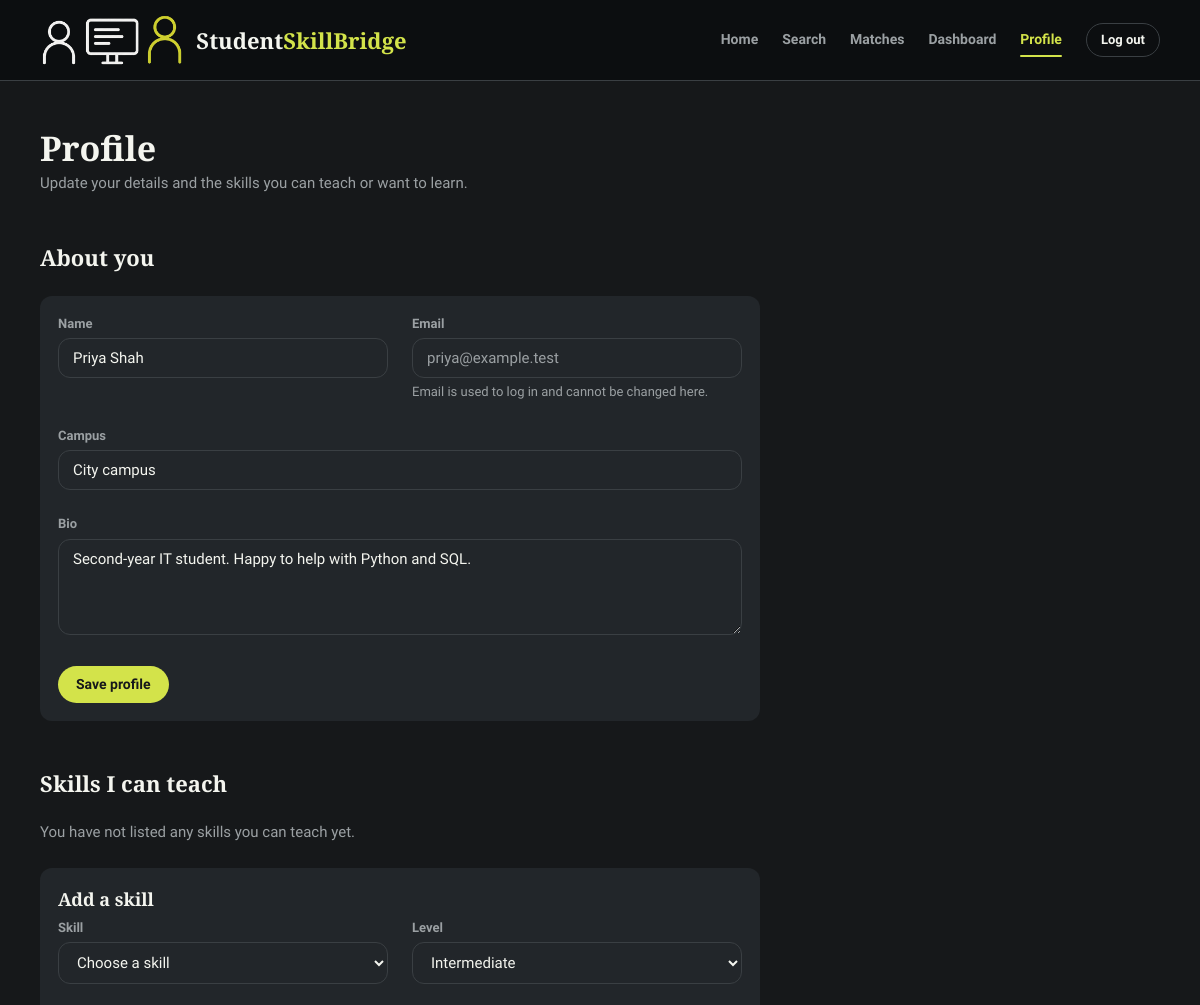
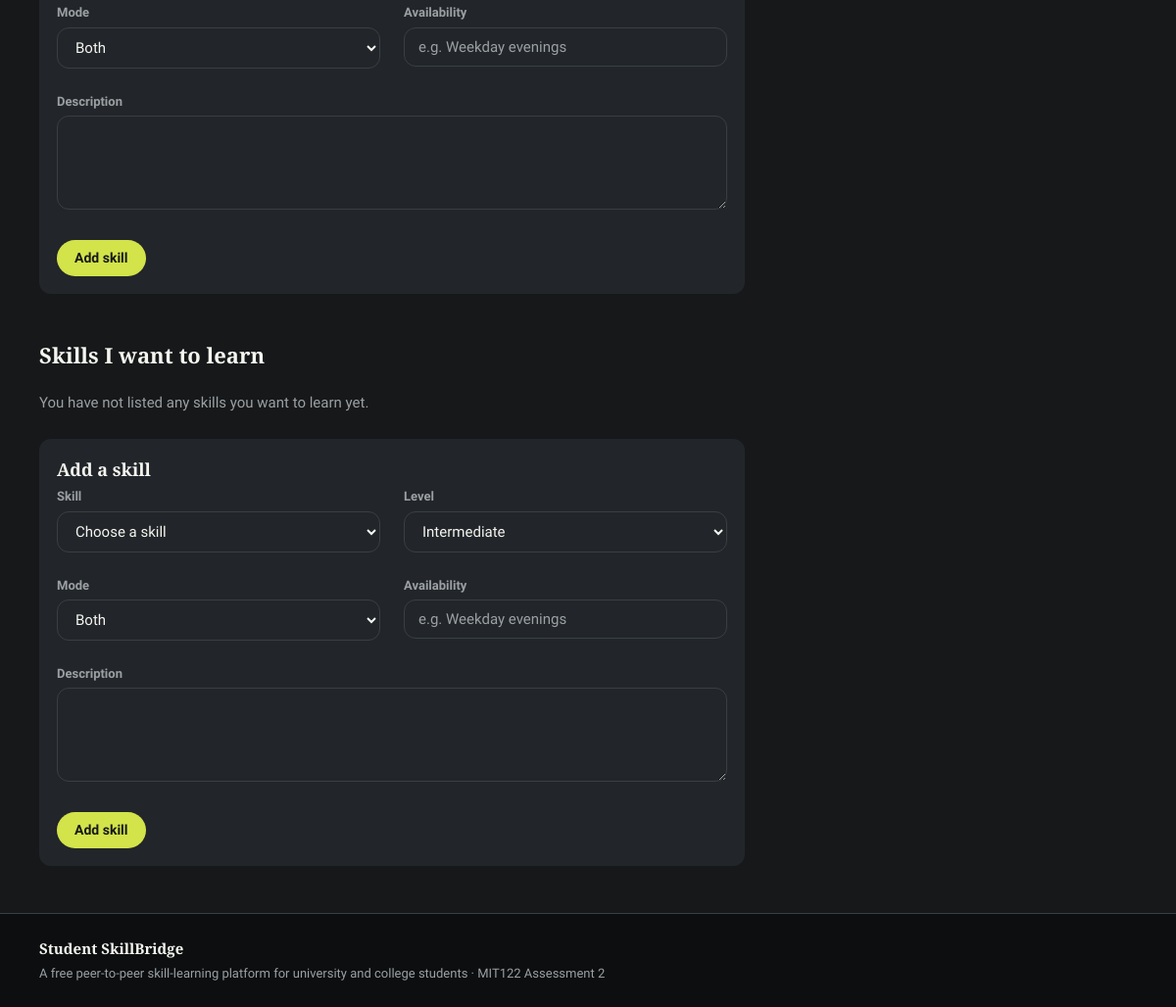
Screenshot of /pages/profile.php (signed in) with the database file from the repository (2 pictures, top to bottom).
### tables this page shows
CREATE TABLE users (
    user_id         INT UNSIGNED AUTO_INCREMENT PRIMARY KEY,
    name            VARCHAR(100) NOT NULL,
    email           VARCHAR(150) NOT NULL,
    password_hash   VARCHAR(255) NOT NULL,
    role            ENUM('student', 'admin') NOT NULL DEFAULT 'student',
    bio             TEXT NULL,
    campus          VARCHAR(100) NULL,
    status          ENUM('active', 'suspended') NOT NULL DEFAULT 'active',
    created_at      TIMESTAMP NOT NULL DEFAULT CURRENT_TIMESTAMP,
    updated_at      TIMESTAMP NOT NULL DEFAULT CURRENT_TIMESTAMP
                        ON UPDATE CURRENT_TIMESTAMP,
    UNIQUE KEY uq_users_email (email)
);

### includes/functions.php (the view, shortened to what this page needs)
<?php
function e(?string $value): string
{
    return htmlspecialchars($value ?? '', ENT_QUOTES, 'UTF-8');
}
function enum_label(string $value): string
{
    return match ($value) {
        'in_person'    => 'In person',
        'career_study' => 'Career / study',
        default        => ucfirst(str_replace('_', ' ', $value)),
    };
}
function enum_select_options(array $allowed, string $selected): void
{
    foreach ($allowed as $value) {
        $sel = $value === $selected ? ' selected' : '';
        echo '<option value="' . e($value) . '"' . $sel . '>' . e(enum_label($value)) . '</option>';
    }
}
function skill_optgroup_options(array $catalogue, array $excludeIds, string $selectedId): void
{
    echo '<option value="">Choose a skill</option>';
}

### pages/profile.php (shortened to what this page needs)
<?php
require_once __DIR__ . '/../includes/db.php';
$userId = current_user_id();
$errors = [];
$action = '';
$loadUser = $pdo->prepare(
    'SELECT user_id, name, email, bio, campus, status
     FROM users
     WHERE user_id = :user_id
     LIMIT 1'
);
$loadUser->execute(['user_id' => $userId]);
$user = $loadUser->fetch();
$name    = $user['name'];
$email   = $user['email'];
$bio     = $user['bio'] ?? '';
$campus  = $user['campus'] ?? '';
$skillDefaults = [
    'skill_id'     => '',
    'level'        => 'intermediate',
    'mode'         => 'both',
    'availability' => '',
    'description'  => '',
];
$addOffer = $skillDefaults;
$addWant  = $skillDefaults;
$catalogue = $pdo->query(
    'SELECT skill_id, name, category FROM skills ORDER BY category, name'
)->fetchAll();
$offers = [];
$wants  = [];
$offerIds = array_map(static fn($row) => (int) $row['skill_id'], $offers);
$wantIds  = array_map(static fn($row) => (int) $row['skill_id'], $wants);
$editing = null;
require_once __DIR__ . '/../includes/header.php';
$skillForm = static function (
    string $formAction,
    string $type,
    array $values,
    array $errors,
    array $catalogue,
    array $excludeIds,
    ?int $userSkillId
) use ($action): void {
    $prefix = $userSkillId ? 'edit' : 'add-' . $type;
    $isThisForm = ($formAction === 'add_skill' && $action === 'add_skill' && (($_POST['type'] ?? '') === $type))
        || ($formAction === 'update_skill' && $action === 'update_skill');
    $showErrors = $isThisForm && $errors !== [];
    ?>
    <form method="post" action="/pages/profile.php" novalidate>
        <div class="form-grid form-grid--2">
            <div class="field">
                <label for="<?= e($prefix) ?>-skill">Skill</label>
                <select
                    id="<?= e($prefix) ?>-skill"
                    name="skill_id"
                    aria-required="true"
                    aria-invalid="<?= $showErrors && isset($errors['skill_id']) ? 'true' : 'false' ?>"
                >
                    <?php skill_optgroup_options($catalogue, $excludeIds, (string) $values['skill_id']); ?>
                </select>
            </div>
            <div class="field">
                <label for="<?= e($prefix) ?>-level">Level</label>
                <select id="<?= e($prefix) ?>-level" name="level">
                    <?php enum_select_options(allowed_skill_levels(), (string) $values['level']); ?>
                </select>
            </div>
            <div class="field">
                <label for="<?= e($prefix) ?>-mode">Mode</label>
                <select id="<?= e($prefix) ?>-mode" name="mode">
                </select>
            </div>
            <div class="field">
                <label for="<?= e($prefix) ?>-availability">Availability</label>
                <input
                    type="text"
                    id="<?= e($prefix) ?>-availability"
                    name="availability"
                    maxlength="255"
                    value="<?= e((string) $values['availability']) ?>"
                    placeholder="e.g. Weekday evenings"
                >
            </div>
        </div>
        <div class="field">
            <label for="<?= e($prefix) ?>-description">Description</label>
            <textarea
                id="<?= e($prefix) ?>-description"
                name="description"
                maxlength="1000"
                rows="3"
            ><?= e((string) $values['description']) ?></textarea>
        </div>
        <div class="btn-row">
            <button type="submit" class="btn btn--primary">
                <?= $userSkillId ? 'Save changes' : 'Add skill' ?>
            </button>
        </div>
    </form>
    <?php
};
?>
<div class="profile">
    <header class="page-header">
        <h1 class="headline-lg">Profile</h1>
        <p class="body-md page-header__lede">Update your details and the skills you can teach or want to learn.</p>
    </header>
    <section class="section" aria-labelledby="about-heading">
        <h2 id="about-heading" class="headline-md">About you</h2>
        <div class="card">
            <form method="post" action="/pages/profile.php" novalidate>
                <div class="form-grid form-grid--2">
                    <div class="field">
                        <label for="name">Name</label>
                        <input
                            type="text"
                            id="name"
                            name="name"
                            value="<?= e($name) ?>"
                            maxlength="100"
                            autocomplete="name"
                            aria-required="true"
                            aria-invalid="<?= isset($errors['name']) && $action === 'save_profile' ? 'true' : 'false' ?>"
                        >
                    </div>
                    <div class="field">
                        <label for="email">Email</label>
                        <input type="email" id="email" value="<?= e($email) ?>" readonly>
                        <p class="field-hint">Email is used to log in and cannot be changed here.</p>
                    </div>
                    <div class="field form-grid__full">
                        <label for="campus">Campus</label>
                        <input
                            type="text"
                            id="campus"
                            name="campus"
                            value="<?= e($campus) ?>"
                            maxlength="100"
                            placeholder="Optional"
                        >
                    </div>
                </div>
                <div class="field">
                    <label for="bio">Bio</label>
                    <textarea id="bio" name="bio" maxlength="1000" rows="4" placeholder="A short introduction, optional"><?= e($bio) ?></textarea>
                </div>
                <button type="submit" class="btn btn--primary">Save profile</button>
            </form>
        </div>
    </section>
    <?php
    $skillSections = [
        [
            'type'    => 'offer',
            'id'      => 'offer-heading',
            'title'   => 'Skills I can teach',
            'empty'   => 'You have not listed any skills you can teach yet.',
            'rows'    => $offers,
            'exclude' => $offerIds,
            'add'     => $addOffer,
        ],
        [
            'type'    => 'want',
            'id'      => 'want-heading',
            'title'   => 'Skills I want to learn',
            'empty'   => 'You have not listed any skills you want to learn yet.',
            'rows'    => $wants,
            'exclude' => $wantIds,
            'add'     => $addWant,
        ],
    ];
    foreach ($skillSections as $section):
    ?>
        <section class="section" aria-labelledby="<?= e($section['id']) ?>">
            <h2 id="<?= e($section['id']) ?>" class="headline-md"><?= e($section['title']) ?></h2>
            <?php if ($section['rows'] === []): ?>
                <p class="empty-state"><?= e($section['empty']) ?></p>
            <?php endif; ?>
            <?php if (!($editing && $editing['type'] === $section['type'])): ?>
                <div class="card">
                    <h3 class="card__title">Add a skill</h3>
                    <?php
                    $skillForm(
                        'add_skill',
                        $section['type'],
                        $section['add'],
                        $errors,
                        $catalogue,
                        $section['exclude'],
                        null
                    );
                    ?>
                </div>
            <?php endif; ?>
        </section>
    <?php endforeach; ?>
</div>
<?php require_once __DIR__ . '/../includes/footer.php'; ?>

### rows the page displays
users: name "Priya Shah", email "priya@example.test", campus "City campus", bio "Second-year IT student. Happy to help with Python and SQL."

### other values shown
$section['title'] "Skills I can teach"
$section['empty'] "You have not listed any skills you can teach yet."
$section['title'] "Skills I want to learn"
$section['empty'] "You have not listed any skills you want to learn yet."
form field level "Intermediate"
form field mode "Both"
